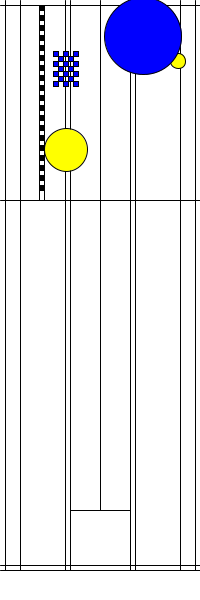
Frame 1 (no input)
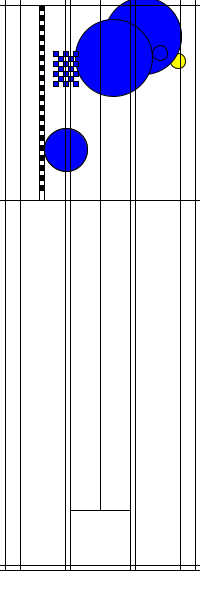
Frame 60 (the mouse pressed at the canvas centre just before this capture)
Frame 120 (the mouse held since frame 60 and released just before this capture): identical to frame 60, image omitted

The Processing sketch that drew these frames (run headless with seeded random() and noise(); from frame 60 on, the mouse is pressed at the canvas centre):

// Processing sketch: processing_36783
// ── processing_36783.pde

void setup() {
  size(200, 600);
  background(255);
  noStroke();
  fill(255,0,0);
  rectMode(CENTER);
}

float count = 0;
float num = 2;
float variablea = random(1,5);
float variableb = random(-65,10);
float variablec = random(1,5);
float variabled = random(35,65);
float variablee = random(30,85);
float variablef = random(height);



int numOfTries = 1;


void draw() {
  
  stroke(1);
  
  line(5,height*.95,5,0);
    line(20,height*.95,20,0);
    line(width/2,height*.85,width/2,0);
    line(width/2-30,height*.95,width/2-30,0);
    line(width/2-35,height*.95,width/2-35,0);
    line(width/2+30,height*.95,width/2+30,0);
    line(width/2+35,height*.95,width/2+35,0);
    line(width-5,height*.95,width-5,0);
    line(width-20,height*.95,width-20,0);
    line(0,height*.95,width,height*.95);
    line(0,height*.95-5,width,height*.95-5);
    line(0,5,width,5);
    line(width/2+30,height*.85,width/2-30,height*.85);
    

  if (count < num) {  // for circle 1 (stationary)
    if (random(100) > 33) {
      fill(255, 0, 0);
      if (random(100) < 15)  
      fill(0, 255, 0);
      if (random(100) < 25)  
      fill(0,0,255);
      if (random(100) < 15)  
      fill(255,255,0);
      } 
      
      ellipse(width/3, height/4, variabled, variabled);
   
   
 
    
     if (count < num) {    // for circle 3 (small)
    if (random(100) > 33) { 
      fill(255, 0, 0);
      if (random(100) < 15)  
      fill(0, 255, 0);
      if (random(100) < 25)  
      fill(0,0,255);
      if (random(100) < 15)  
      fill(255,255,0);
          } 
    ellipse(width/random(1,9), height/6 + random(-65,10), 15, 15);
    
    if (count < num) {    // for circle 4 (large)
    if (random(100) > 33) { 
      fill(255, 0, 0);
      if (random(100) < 15)  
      fill(0, 255, 0);
      if (random(100) < 25)  
      fill(0,0,255);
      if (random(100) < 15)  
      fill(255,255,0);
       } 
    ellipse(width/random(1,2), height/6 + random(-65,10), variablee, variablee);}
       }
       
       if (random(100) > 33) { //for rect grid1
      fill(255, 0, 0);
      if (random(100) < 15)  
      fill(0, 255, 0);
      if (random(100) < 25)  
      fill(0,0,255);
      if (random(100) < 15)  
      fill(255,255,0);
       } 
       
       //grid1
       rect(width/variablea, height/6 + variableb, 5, 5);
       rect(width/variablea + 10, height/6 + variableb, 5, 5);
       rect(width/variablea + 20, height/6 + variableb, 5, 5);
       rect(width/variablea + 5, height/6 + variableb + 5, 5, 5);
       rect(width/variablea + 15, height/6 + variableb + 5, 5, 5);
       rect(width/variablea, height/6 + variableb + 10, 5, 5);
       rect(width/variablea + 10, height/6 + variableb + 10, 5, 5);
       rect(width/variablea + 20, height/6 + variableb + 10, 5, 5);
       rect(width/variablea + 5, height/6 + variableb + 15, 5, 5);
       rect(width/variablea + 15, height/6 + variableb + 15, 5, 5);
       rect(width/variablea, height/6 + variableb + 20, 5, 5);
       rect(width/variablea + 10, height/6 + variableb + 20, 5, 5);
       rect(width/variablea + 20, height/6 + variableb + 20, 5, 5);
       rect(width/variablea + 5, height/6 + variableb + 25, 5, 5);
       rect(width/variablea + 15, height/6 + variableb + 25, 5, 5);
       rect(width/variablea, height/6 + variableb + 30, 5, 5);
       rect(width/variablea + 10, height/6 + variableb + 30, 5, 5);
       rect(width/variablea + 20, height/6 + variableb + 30, 5, 5);
       
       
     
       
       fill(0);
       //line gridd
       line(width/variablec-2.5,7.5,width/variablec-2.5,height/3);
       line(width/variablec+2.5,7.5,width/variablec+2.5,height/3);
       line(0,height/3,width,height/3);
       rect(width/variablec,7.5,5,5);
       rect(width/variablec ,17.5,5,5);  
      rect(width/variablec ,27.5,5,5);
      rect(width/variablec,37.5,5,5);
      rect(width/variablec,47.5,5,5);
      rect(width/variablec ,57.5,5,5);
      rect(width/variablec,67.5,5,5);
      rect(width/variablec ,77.5,5,5);
      rect(width/variablec,87.5,5,5);
      rect(width/variablec ,97.5,5,5);
      rect(width/variablec,107.5,5,5);
      rect(width/variablec,117.5,5,5);
      rect(width/variablec,127.5,5,5);
      rect(width/variablec ,137.5,5,5);
      rect(width/variablec,147.5,5,5);
      rect(width/variablec,157.5,5,5);
      rect(width/variablec,167.5,5,5);
      rect(width/variablec,177.5,5,5);
      rect(width/variablec,187.5,5,5);
      
      
count++ ;
}}
